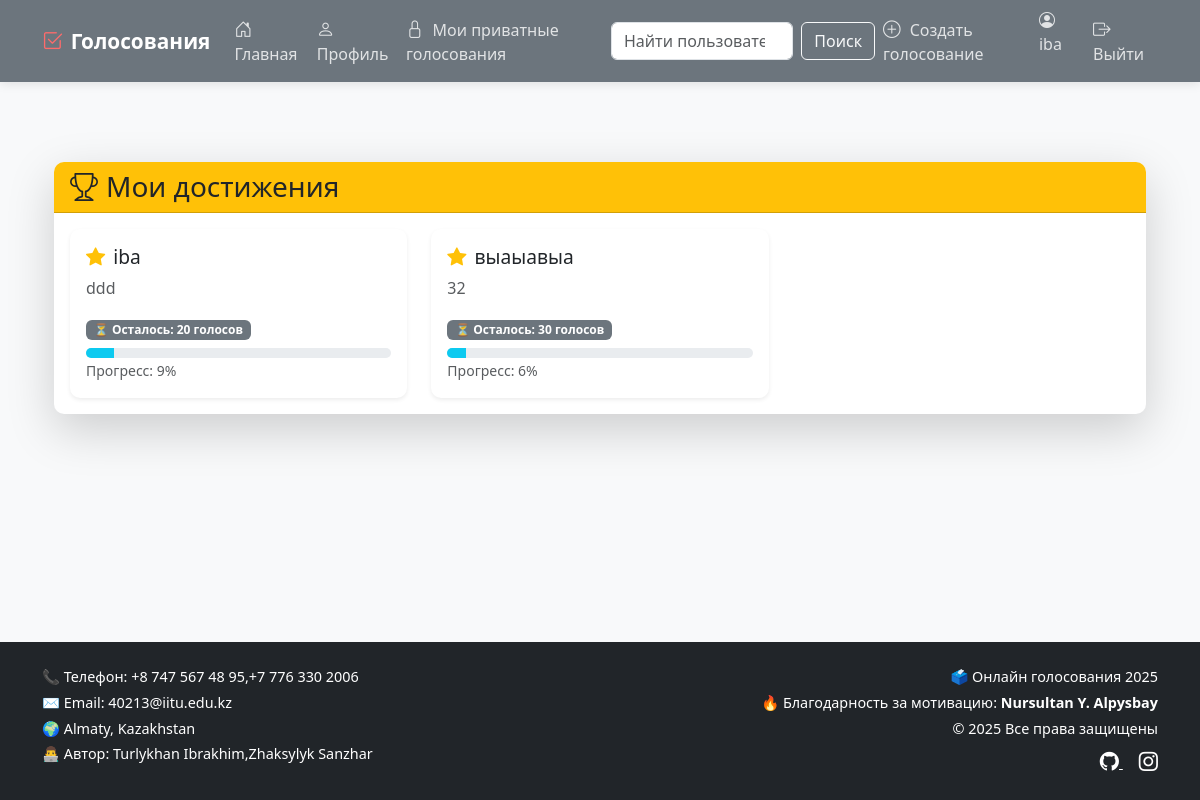
Page /achievements/ (signed in) on the earlier database version.
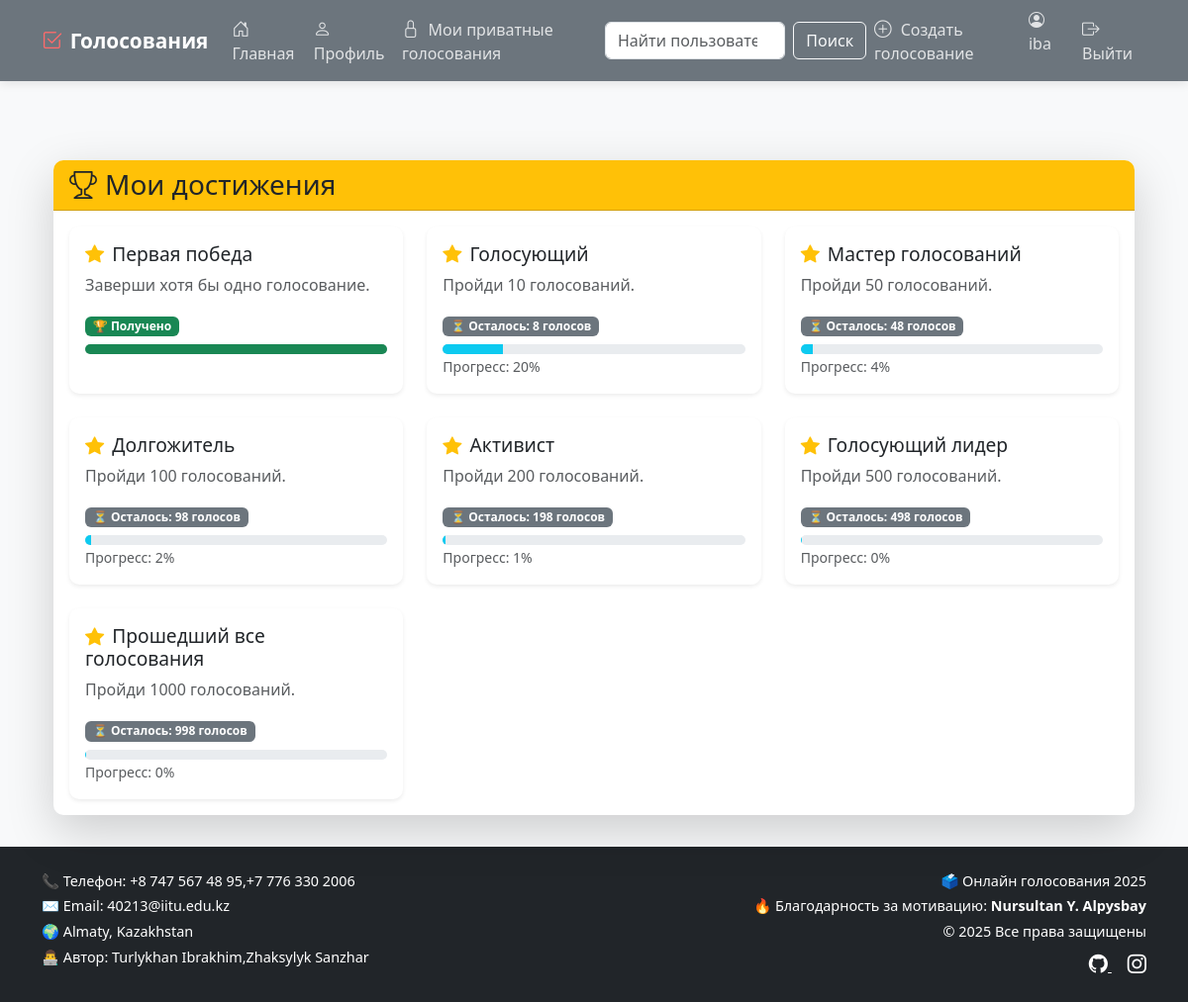
Same page on the later database version.
### polls/models.py (models this page shows)
class Achievement(models.Model):
    name = models.CharField(max_length=100)
    description = models.TextField()
    required_votes = models.PositiveIntegerField()
    created_at = models.DateTimeField(auto_now_add=True)  # автоматическая установка при создании
    total_votes_required = models.PositiveIntegerField(help_text="Количество голосований, которые необходимо пройти для достижения")
    goal = models.PositiveIntegerField(default=0, help_text="Цель для достижения")  # Новый атрибут
    icon = models.ImageField(upload_to='achievement_icons/', blank=True, null=True)  # Добавление поля icon
    def __str__(self):
        return self.name

### polls/views.py (the view, shortened to what this page needs)
# urls.py: path('achievements/', views.achievements_page, name='achievements'),
def achievements_page(request):
    achievements = Achievement.objects.all()
    user_achievements_qs = UserAchievement.objects.filter(user=request.user).select_related('achievement')
    user_achievements_map = {ua.achievement.id: ua for ua in user_achievements_qs}
    user_achievements_data = []
    for achievement in achievements:
        user_achievement = user_achievements_map.get(achievement.id)
        if user_achievement:
            user_achievements_data.append({
                'achievement': achievement,
                'remaining_votes': user_achievement.remaining_votes,
                'progress_percentage': user_achievement.progress_percentage,
                'achieved': user_achievement.achieved,
            })
    print(user_achievements_data)  # Выведет в консоль данные для отладки
    context = {
        'user_achievements_data': user_achievements_data,
    }
    return render(request, 'polls/achievements.html', context)

### polls/models.py (called while the page is built)
    @property
    def remaining_votes(self):
        if not self.achieved:
            remaining = self.achievement.total_votes_required - self.votes_completed
            return remaining if remaining > 0 else 0  # Возвращаем 0, если голосований не осталось
        return 0

    @property
    def progress_percentage(self):
        if self.achievement.total_votes_required > 0:
            progress = (self.votes_completed / self.achievement.total_votes_required) * 100
            return min(progress, 100)  # Ограничиваем прогресс 100%
        return 0

### polls/templates/polls/achievements.html (shortened to what this page needs)
{% extends 'polls/base.html' %}
{% load custom_filters %}
{% block content %}
<div class="container mt-4">
  <div class="card shadow-lg">
    <div class="card-header bg-warning text-dark">
      <h3 class="mb-0"><i class="bi bi-trophy me-2"></i>Мои достижения</h3>
    </div>
    <div class="card-body">
      {% if user_achievements_data %}
        <div class="row row-cols-1 row-cols-md-2 row-cols-lg-3 g-4">
          {% for data in user_achievements_data %}
            <div class="col">
              <div class="card h-100 shadow-sm border-0">
                <div class="card-body">
                  <h5 class="card-title">
                    <i class="bi bi-star-fill text-warning me-2"></i>{{ data.achievement.name }}
                  </h5>
                  <p class="card-text text-muted">{{ data.achievement.description }}</p>
                  {% if data.achieved %}
                    <span class="badge bg-success mb-2">🏆 Получено</span>
                    <div class="progress" style="height: 10px;">
                      <div class="progress-bar bg-success" role="progressbar"
                          style="width: 100%;" aria-valuenow="100"
                          aria-valuemin="0" aria-valuemax="100"></div>
                    </div>
                  {% else %}
                    <span class="badge bg-secondary mb-2">⏳ Осталось: {{ data.remaining_votes }} голосов</span>
                    <div class="progress" style="height: 10px;">
                      <div class="progress-bar bg-info" role="progressbar"
                          style="width: {{ data.progress_percentage }}%;" aria-valuenow="{{ data.progress_percentage }}"
                          aria-valuemin="0" aria-valuemax="100"></div>
                    </div>
                    <small class="text-muted">Прогресс: {{ data.progress_percentage|floatformat:0 }}%</small>
                  {% endif %}
                </div>
              </div>
            </div>
          {% endfor %}
        </div>
      {% else %}
        <div class="alert alert-info mt-3">
          <i class="bi bi-info-circle me-2"></i> У вас пока нет достижений.
        </div>
      {% endif %}
    </div>
  </div>
</div>
{% endblock %}

### polls/templates/polls/base.html (shortened to what this page needs)
<!DOCTYPE html>
<html lang="ru">
<head>
    <link href="https://cdn.jsdelivr.net/npm/bootstrap@5.3.0/dist/css/bootstrap.min.css" rel="stylesheet">
    <link rel="stylesheet" href="https://cdn.jsdelivr.net/npm/bootstrap-icons@1.11.1/font/bootstrap-icons.css">
</head>
<body>
    <nav class="navbar navbar-expand-lg navbar-dark mb-4">
        <div class="container">
            <a class="navbar-brand" href="{% url 'home' %}">
                <i class="bi bi-check2-square me-2"></i>Голосования
            </a>
            <div class="collapse navbar-collapse" id="navbarNav">
                <ul class="navbar-nav me-auto">
                    <li class="nav-item">
                        <a class="nav-link {% if request.resolver_match.url_name == 'home' %}active{% endif %}"
                           href="{% url 'home' %}">
                            <i class="bi bi-house-door"></i> Главная
                        </a>
                    </li>
                    {% if user.is_authenticated %}
                    <li class="nav-item">
                        <a class="nav-link {% if request.resolver_match.url_name == 'profile' %}active{% endif %}"
                           href="{% url 'profile' %}">
                            <i class="bi bi-person"></i> Профиль
                        </a>
                    </li>
                    {% endif %}
                    <li class="nav-item">
                         <a class="nav-link {% if request.resolver_match.url_name == 'my_private_elections' %}active{% endif %}"
                            href="{% url 'my_private_elections' %}">
                             <i class="bi bi-lock"></i> Мои приватные голосования
                         </a>
                    </li>
                </ul>
                 <form class="d-flex" role="search" action="{% url 'user_search' %}" method="get">
                     <input class="form-control me-2" type="search" name="q" placeholder="Найти пользователя">
                     <button class="btn btn-outline-light" type="submit">Поиск</button>
                 </form>
                <ul class="navbar-nav">
                    {% if user.is_authenticated %}
                        {% if user.is_authenticated %}
                        <li class="nav-item">
                            <a class="nav-link {% if request.resolver_match.url_name == 'create_election' %}active{% endif %}"
                               href="{% url 'create_election' %}">
                                <i class="bi bi-plus-circle"></i> Создать голосование
                            </a>
                        </li>
                        {% endif %}
                        <li class="nav-item">
                            <span class="navbar-text me-3">
                                <i class="bi bi-person-circle"></i> {{ user.username }}
                            </span>
                        </li>
                        <li class="nav-item">
                            <a class="nav-link" href="{% url 'logout' %}">
                                <i class="bi bi-box-arrow-right"></i> Выйти
                            </a>
                        </li>
                    {% endif %}
                </ul>
            </div>
        </div>
    </nav>
    <main class="content">
        <div class="container">
            {% block content %}{% endblock %}
        </div>
    </main>
   <footer class="bg-dark text-white py-4 mt-auto">
    <div class="container">
        <div class="row">
            <div class="col-md-6 text-start">
                <p class="mb-1">📞 Телефон: +8 747 567 48 95,+7 776 330 2006 </p>
                <p class="mb-1">✉️ Email: 40213@iitu.edu.kz </p>
                <p class="mb-1">🌍 Almaty, Kazakhstan</p>
                <p class="mb-0">👨‍💻 Автор: Turlykhan Ibrakhim,Zhaksylyk Sanzhar</p>
            </div>
            <div class="col-md-6 text-md-end text-start mt-3 mt-md-0">
                <p class="mb-1">🗳️ Онлайн голосования 2025</p>
                <p class="mb-1">🔥 Благодарность за мотивацию: <strong>Nursultan Y. Alpysbay</strong></p>
                <p class="mb-2">&copy; {% now "Y" %} Все права защищены</p>
                <div>
                    <a href="https://github.com/Ibrakhim-Tur" class="text-white me-3" target="_blank">
                        <i class="bi bi-github" style="font-size: 1.2rem;"></i>
                    </a>
                    <a href="https://www.instagram.com/ibrahimturlihan/" class="text-white" target="_blank">
                        <i class="bi bi-instagram" style="font-size: 1.2rem;"></i>
                    </a>
                </div>
            </div>
        </div>
    </div>
</footer>
</body>
</html>

### polls/templates/polls/base.html (style rules this page uses)
:root { --primary-color: #4a6bff; --secondary-color: #6c757d; --dark-color: #2c3e50; --light-color: #f8f9fa; --accent-color: #ff6b6b; }
body { background-color: var(--light-color); display: flex; flex-direction: column; min-height: 100vh; font-family: 'Segoe UI', Tahoma, Geneva, Verdana, sans-serif; }
.navbar { background-color: var(--secondary-color) !important; box-shadow: 0 2px 10px rgba(0,0,0,0.1); }
.navbar-brand { font-weight: 600; font-size: 1.3rem; color: white !important; }
.navbar-brand i { color: var(--accent-color); }
.nav-link { color: rgba(255,255,255,0.8) !important; font-size: 1rem; padding: 0.5rem 1rem; transition: all 0.3s ease; }
.nav-link i { margin-right: 0.3rem; font-size: 1.1rem; }
.navbar-text { color: rgba(255,255,255,0.8) !important; }
.content { flex: 1; padding: 2rem 0; }
.card { transition: all 0.3s ease; border: none; border-radius: 10px; overflow: hidden; box-shadow: 0 4px 6px rgba(0,0,0,0.05); }
footer { background-color: var(--secondary-colorx) !important; color: white; padding: 1.5rem 0; font-size: 0.9rem; }

### polls/templates/polls/achievements.html (style rules this page uses)
.card-title { font-size: 1.2rem; }
.progress-bar { transition: width 0.6s ease; }

Differences in the rows shown:
removed Achievement: achievement.name "iba", achievement.description "ddd", remaining_votes "20", {{ data.progress_percentage }} 9.090909090909092 (drawn), progress_percentage "9"
removed Achievement: achievement.name "выаыавыа", achievement.description "32", remaining_votes "30", {{ data.progress_percentage }} 6.25 (drawn), progress_percentage "6"
added Achievement: achievement.name "Первая победа", achievement.description "Заверши хотя бы одно голосование.", shows "🏆 Получено"
added Achievement: achievement.name "Голосующий", achievement.description "Пройди 10 голосований.", remaining_votes "8", {{ data.progress_percentage }} 20.0 (drawn), progress_percentage "20"
added Achievement: achievement.name "Мастер голосований", achievement.description "Пройди 50 голосований.", remaining_votes "48", {{ data.progress_percentage }} 4.0 (drawn), progress_percentage "4"
added Achievement: achievement.name "Долгожитель", achievement.description "Пройди 100 голосований.", remaining_votes "98", {{ data.progress_percentage }} 2.0 (drawn), progress_percentage "2"
added Achievement: achievement.name "Активист", achievement.description "Пройди 200 голосований.", remaining_votes "198", {{ data.progress_percentage }} 1.0 (drawn), progress_percentage "1"
added Achievement: achievement.name "Голосующий лидер", achievement.description "Пройди 500 голосований.", remaining_votes "498", progress_percentage "0"
added Achievement: achievement.name "Прошедший все голосования", achievement.description "Пройди 1000 голосований.", remaining_votes "998", progress_percentage "0"
